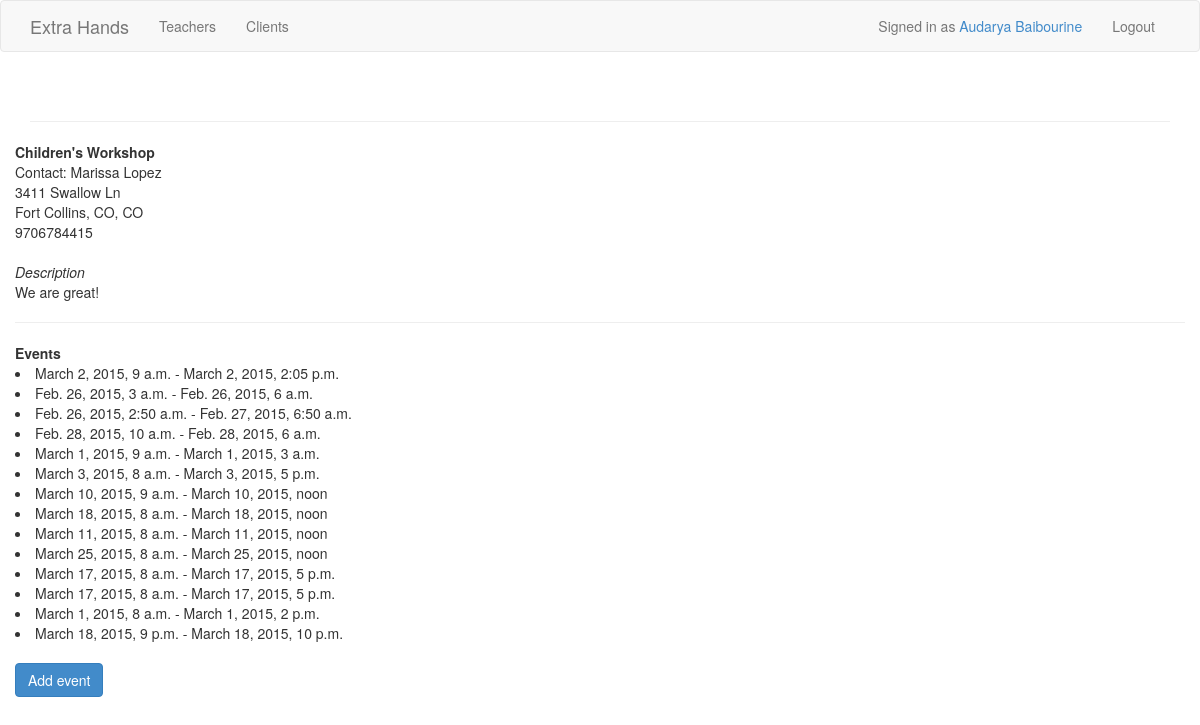
The app's page /client/childrens-workshop/ (signed in), older data.
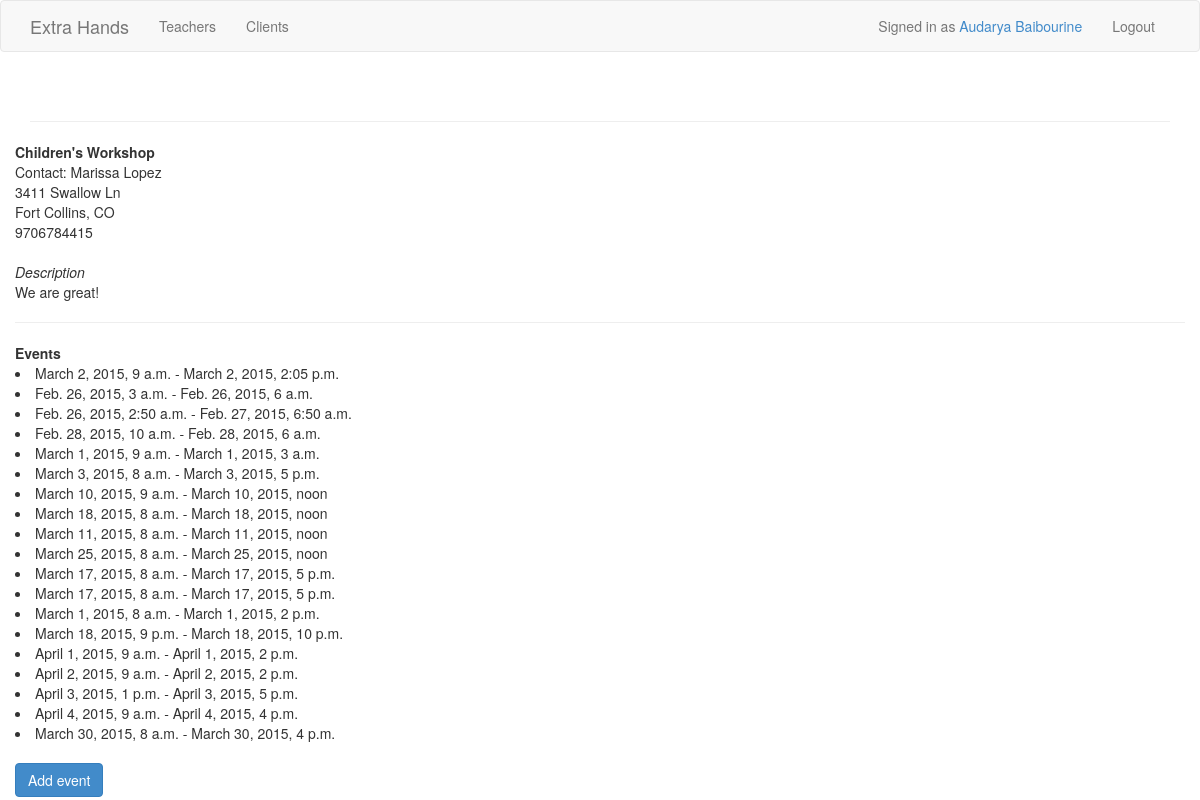
The same page, newer data.
### extra_hands_app/models.py (models this page shows, shortened)
class Client(models.Model):
    user = models.OneToOneField(User)
    organization = models.CharField(max_length=128)
    street = models.CharField(max_length=30)
    city = models.CharField(max_length=30)
    state = models.CharField(max_length=2)
    phone_number = models.CharField(max_length=15)
    description = models.CharField(max_length=600)
    client_slug = models.SlugField(unique=True)
    campus = models.IntegerField(default=1)
    token = models.IntegerField(default=0)

class Event(models.Model):
    start_time = models.DateTimeField()
    end_time = models.DateTimeField()
    teacher = models.ForeignKey(Teacher, blank=True, null=True, default=None)
    client = models.ForeignKey(Client)
    is_open = models.BooleanField(default=False)
    in_progress = models.BooleanField(default=False)
    token = models.IntegerField(default=0)
    comments = models.CharField(max_length=500, blank=True, default ='')
    is_on_call = models.BooleanField(default=False)
    event_class = models.CharField(max_length=100, default='event-info')

### extra_hands_app/views.py (the view)
# urls.py: url(r'client/(?P<client_slug>[\w\-]+)/$', views.get_client, name ='get_client'),
@login_required
def get_client(request, client_slug):
    context_dict = {}
    try:
        client = Client.objects.get(client_slug=client_slug)
        context_dict['client'] = client
    except Client.DoesNotExist:
        pass
    client_events = Event.objects.filter(client = client)
    context_dict['events'] = client_events
    return render(request, 'client.html', context_dict)

### templates/client.html
{% extends 'base.html' %}
{% block content %}
    <strong>{{ client.organization }}</strong><br>
    Contact: {{ client.user.get_full_name }}<br>
    {{ client.street }}<br>
    {{ client.city }}, {{ client.state }} <br>
    {{ client.phone_number }}<br><br>
    <i>Description</i><br>
    <p>{{ client.description }}</p>
    <hr>
    <strong>Events</strong>
    {% for event in events %}
        <li>{{ event.start_time }} - {{ event.end_time }}</li>
    {% endfor %}
    <br>
    <a href="{% url 'add_event' client.client_slug  %}" class="btn btn-primary">Add event</a>
{% endblock %}

### templates/base.html (shortened to what this page needs)
<!DOCTYPE html>
{% load staticfiles %}
<html>
<head lang="en">
    <link href="{% static 'css/bootstrap.min.css' %}" rel="stylesheet">
    <link href="{% static 'css/custom.css' %}" rel="stylesheet">
</head>
<body>
    <nav class="navbar navbar-default">
        <div class="container">
            <div class="navbar-header">
              <a class="navbar-brand" href="/">Extra Hands</a>
            </div>
            <div class="collapse navbar-collapse" id="bs-example-navbar-collapse-1">
              <ul class="nav navbar-nav">
                <li><a href="{% url 'get_all_teachers' %}">Teachers</a></li>
                <li><a href="{% url 'get_all_clients' %}">Clients</a></li>
              </ul>
              <ul class="nav navbar-nav navbar-right">
                  {% if user.is_authenticated %}
                      <p class="navbar-text">Signed in as <a href="{% url 'myaccount' %}">{{ user.get_full_name }}</a></p>
                <li><a href="{% url 'logout' %}">Logout</a></li>
                  {% endif %}
              </ul>
            </div>
        </div>
    </nav>
    <div class="container">
        <div class="row">
            <div class="col-md-12">
                <div class="page-header">
                </div>
            </div>
        </div>
    </div>
    <div class="container">
        <div class="row">
            {% block content %}{% endblock %}
        </div>
    </div>
</body>
</html>

Row changes from the older to the newer data that the page shows:
changed Client "Children's Workshop": city "Fort Collins, CO" → "Fort Collins"
added Event: start_time "April 1, 2015, 9 a.m.", end_time "April 1, 2015, 2 p.m."
added Event: start_time "April 2, 2015, 9 a.m.", end_time "April 2, 2015, 2 p.m."
added Event: start_time "April 3, 2015, 1 p.m.", end_time "April 3, 2015, 5 p.m."
added Event: start_time "April 4, 2015, 9 a.m.", end_time "April 4, 2015, 4 p.m."
added Event: start_time "March 30, 2015, 8 a.m.", end_time "March 30, 2015, 4 p.m."
